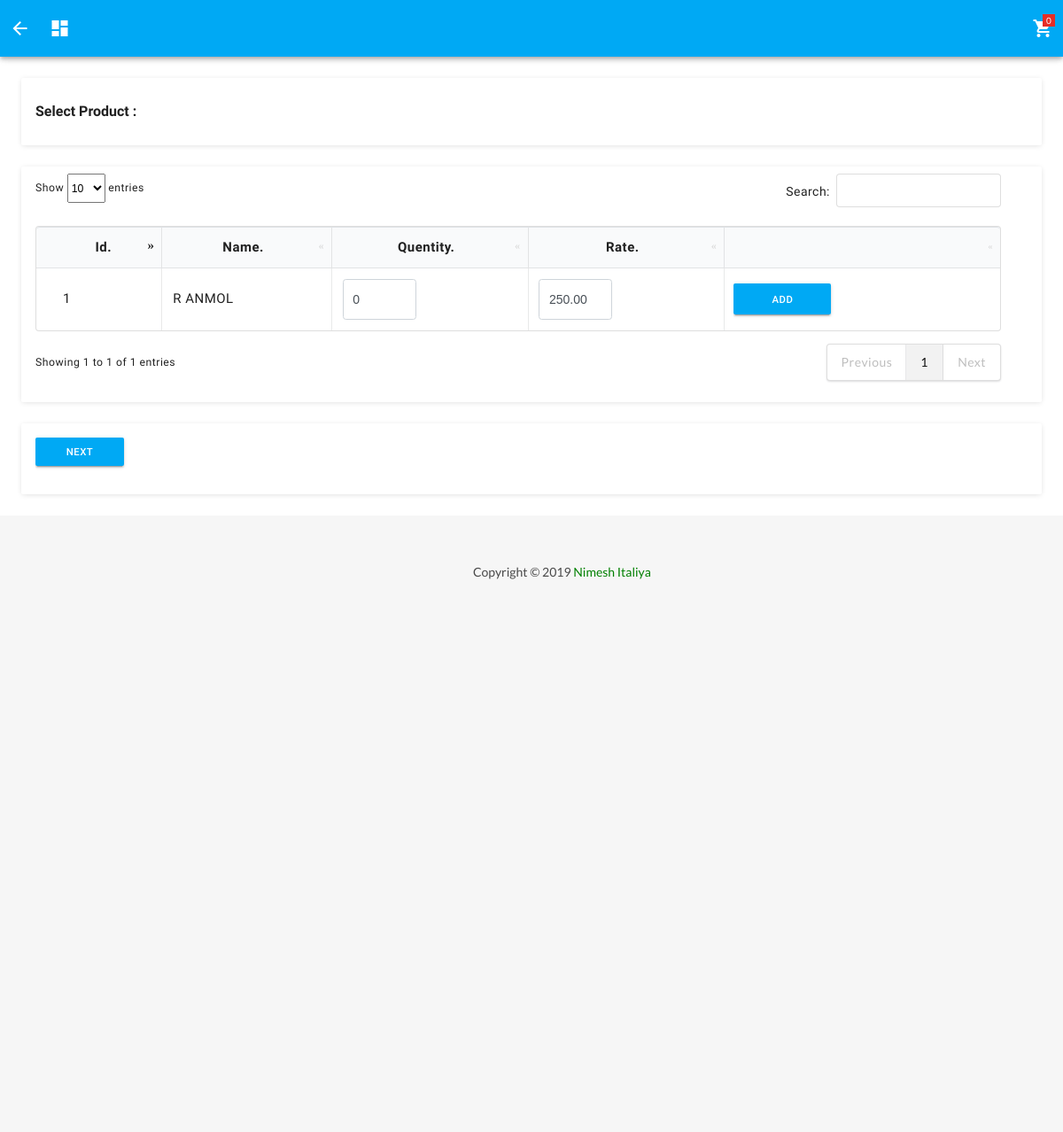
Screenshot of /pages/forms/product-list.php with the database file from the repository.
### tables this page shows
CREATE TABLE IF NOT EXISTS `products` (
  `product_id` int(10) NOT NULL AUTO_INCREMENT,
  `name` varchar(30) NOT NULL,
  `hsn_no` varchar(10) DEFAULT NULL,
  `rate` varchar(10) NOT NULL,
  PRIMARY KEY (`product_id`)
);

### pages/forms/product-list.php (the view, shortened to what this page needs)
<!DOCTYPE html>
<html lang="en">
<head>
    <link href="../../css/bootstrap.min.css" rel="stylesheet" id="bootstrap-css">
    <link rel="stylesheet" href="../../css/login_form.css">
    <link rel="stylesheet" href="../../node_modules/mdi/css/materialdesignicons.min.css">
    <link rel="stylesheet" href="../../css/style.css">
    <link rel="stylesheet" href="../../css/semantic.min.css">
    <link rel="stylesheet" href="../../css/dataTables.semanticui.min.css">
</head>
<body>
    <div class="body-wrapper">
        <header class="mdc-toolbar mdc-elevation--z4 mdc-toolbar--fixed">
            <div class="mdc-toolbar__row">
                <section class="mdc-toolbar__section mdc-toolbar__section--align-start">
                    <div class="mdc-menu-anchor">
                        <a href="javascript:history.go(-1)" title="Return to the previous page"
                            class="mdc-toolbar__icon toggle mdc-ripple-surface" data-mdc-auto-init="MDCRipple">
                            <i class="material-icons">arrow_back</i>
                        </a>
                    </div>
                    <div class="mdc-menu-anchor">
                        <a href="../../index.php" class="mdc-toolbar__icon toggle mdc-ripple-surface"
                            data-mdc-auto-init="MDCRipple">
                            <i class="material-icons">dashboard</i>
                        </a>
                    </div>
                </section>
                <section class="mdc-toolbar__section mdc-toolbar__section--align-end" role="toolbar">
                    <div class="mdc-menu-anchor">
                        <a href="selected-product-list.php" class="mdc-toolbar__icon toggle mdc-ripple-surface"
                            data-mdc-auto-init="MDCRipple">
                            <i class="material-icons">shopping_cart</i>
                            <span class="dropdown-count" id="span_quantity">
                                <?php
				include ("../../DBconfig.php");
				$sql = "SELECT COUNT(id) count FROM bill_data;";
              	$result = mysqli_query($conn, $sql);
              	if (mysqli_num_rows($result) > 0) {
                  	$row = mysqli_fetch_assoc($result);
                  	echo $row["count"];
              	}else {
                  	echo "0";
              	}
				?>
                            </span>
                        </a>
                    </div>
                </section>
            </div>
        </header>
        <div class="page-wrapper mdc-toolbar-fixed-adjust">
            <div class="mdc-layout-grid">
                <div class="mdc-layout-grid__inner">
                    <div class="mdc-layout-grid__cell stretch-card mdc-layout-grid__cell--span-12">
                        <div class="mdc-card">
                            <section class="mdc-card__primary">
                                <h1 class="mdc-card__title mdc-card__title--large">Select Product :</h1>
                            </section>
                        </div>
                    </div>
                    <div class="mdc-layout-grid__cell stretch-card mdc-layout-grid__cell--span-12">
                        <div class="mdc-card">
                            <section class="mdc-card__supporting-text">
                                <div class="mdc-layout-grid__inner">
                                    <div class="mdc-layout-grid__cell mdc-layout-grid__cell--span-12-desktop">
                                        <div class="template-demo">
                                            <div id="demo-tf-box-wrapper">
                                                <div class="container">
                                                    <table id="example" class="ui celled table" style="width:100%">
                                                        <thead>
                                                            <tr>
                                                                <th
                                                                    style="text-align: center; vertical-align: inherit; font-size: 15px;">
                                                                    Id.</th>
                                                                <th
                                                                    style="text-align: center; vertical-align: inherit; font-size: 15px;">
                                                                    Name.</th>
                                                                <th
                                                                    style="text-align: center; vertical-align: inherit; font-size: 15px;">
                                                                    Quentity.</th>
                                                                <th
                                                                    style="text-align: center; vertical-align: inherit; font-size: 15px;">
                                                                    Rate.</th>
                                                                <th></th>
                                                            </tr>
                                                        </thead>
                                                        <tbody>
                                                            <?php
            				                            include ("../../DBconfig.php");
            				                            $sql = "SELECT * FROM products;";
            				                            $result = mysqli_query($conn, $sql);
            				                            if (mysqli_num_rows($result) > 0){
            				                                while($row = mysqli_fetch_assoc($result)){
																$product_id = $row['product_id'];
																$sql_ = "SELECT SUM(quantity) quantity FROM bill_data where product_id = $product_id;";
																$result_ = mysqli_query($conn, $sql_);
		            				                            if (mysqli_num_rows($result_) > 0){
																	echo "<tr>" .
            				                                        " <td style=\"text-align: left; vertical-align: inherit; font-size: 15px;\">$row[product_id]</td>" .
            				                                        " <td style=\"text-align: left; vertical-align: inherit; font-size: 15px;\">$row[name]</td>" .
																	" <td style=\"text-align: left; vertical-align: inherit; font-size: 15px;\"><input type='text' class='form-control' id='quantity' style='width:60px' placeholder='Quantity' onfocus='onfocus_fun(this);' onfocusout='onfocusout_fun(this);' name='quantity' value='0'></td>" .
																	" <td style=\"text-align: left; vertical-align: inherit; font-size: 15px;\"><input type='text' class='form-control' id='rate' style='width:60px' placeholder='Rate' name='quantity' value=" . $row['rate'] . "></td>" .
																	" <td><div id='demo-tf-box-wrapper'><div class='mdc-list-item mdc-drawer-item purchase-link' ><button onclick='addToCart(this)' class='mdc-button mdc-button--raised mdc-button--dense mdc-ripple-upgraded' data-mdc-auto-init='MDCRipple' style='--mdc-ripple-fg-size:44.925px;height:35px; width: 110px; --mdc-ripple-fg-scale:2.03509; --mdc-ripple-fg-translate-start:21.9125px, -4.86249px; --mdc-ripple-fg-translate-end:14.975px, -6.4625px;'>Add</button></div></div></td>" . "</tr>";
            				                                    }
															}
														}
            				                        ?>
                                                        </tbody>
                                                    </table>
                                                </div>
                                            </div>
                                        </div>
                                    </div>
                                </div>
                            </section>
                        </div>
                    </div>
                    <div class="mdc-layout-grid__cell stretch-card mdc-layout-grid__cell--span-12">
                        <div class="mdc-card">
                            <section class="mdc-card__supporting-text">
                                <div class="mdc-layout-grid__inner">
                                    <div class="mdc-layout-grid__cell mdc-layout-grid__cell--span-2-desktop">
                                        <div class="template-demo">
                                            <div id="demo-tf-box-wrapper">
                                                <div class="mdc-list-item mdc-drawer-item purchase-link">
                                                    <a href="selected-product-list.php">
                                                        <input type="button" style="width: 100px;" value="next"
                                                            class="mdc-button mdc-button--raised mdc-button--dense mdc-drawer-link"
                                                            data-mdc-auto-init="MDCRipple">
                                                    </a>
                                                </div>
                                            </div>
                                        </div>
                                    </div>
                                </div>
                            </section>
                        </div>
                    </div>
                </div>
            </div>
            <main class="content-wrapper">
                <?php include("../../partials/_footer.php"); ?>
            </main>
        </div>
    </div>
</body>
</html>

### css/login_form.css (style rules this page uses)
body { background-color: #25274d; }

### pages/forms/product-list.php (style rules this page uses)
th, td { text-align: left; vertical-align: top; font-size: 15px; }

### rows the page displays
products: product_id "1", name "R ANMOL", quantity "250.00"

### other values shown
$row["count"] "0"
